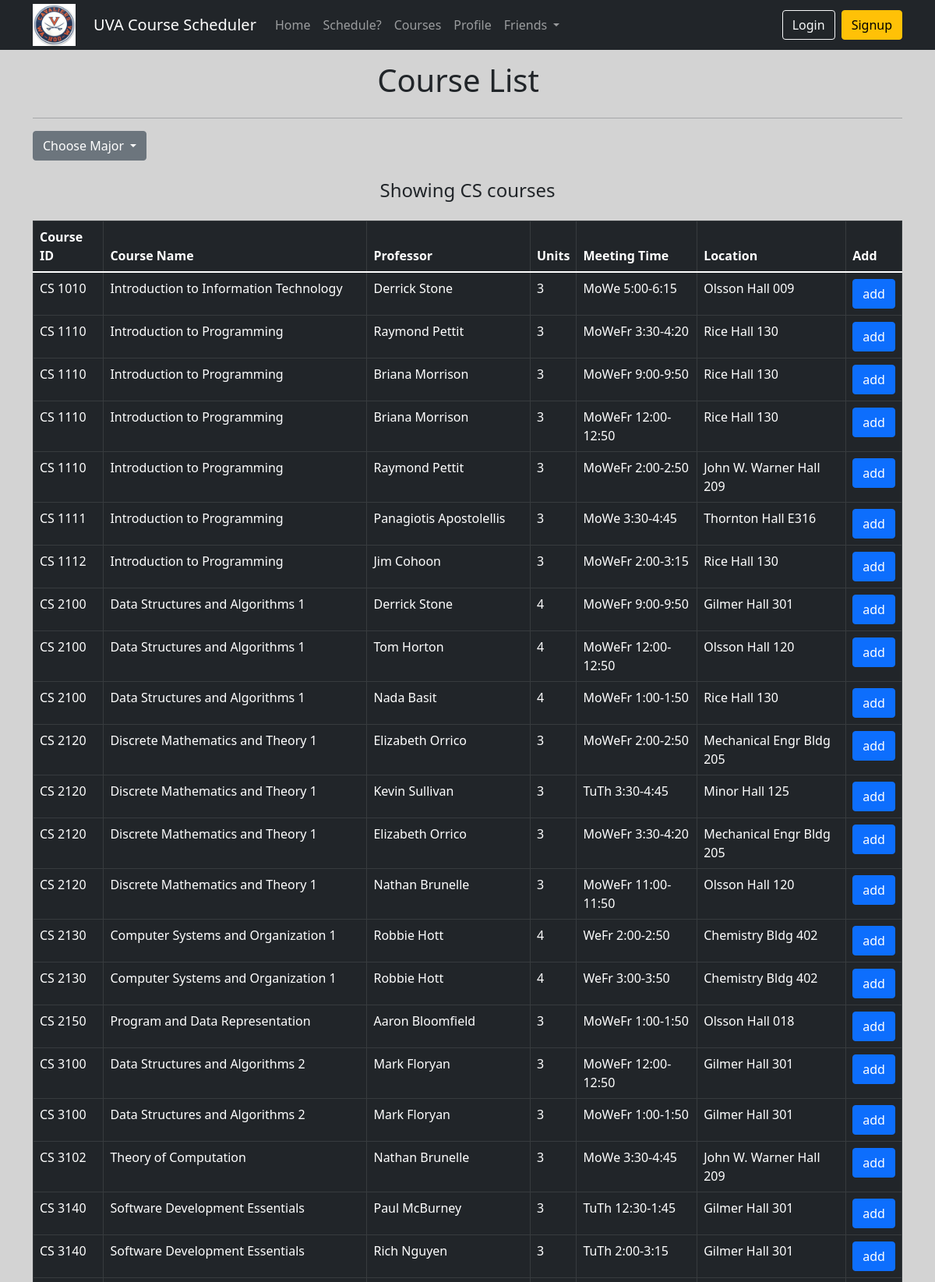
The page /?command=allCourses&subject=CS (upper part) on the database its author committed.
### tables this page shows
CREATE TABLE `course` (
  `courseId` int(11) NOT NULL,
  `semesterId` int(11) DEFAULT NULL,
  `courseName` text DEFAULT NULL,
  `courseNumber` int(11) DEFAULT NULL,
  `subject` text DEFAULT NULL,
  `professor` text DEFAULT NULL,
  `creditHours` int(11) DEFAULT NULL,
  `days` text DEFAULT NULL,
  `time` text DEFAULT NULL,
  `location` text DEFAULT NULL
);

### index.php (called while the page is built, shortened)
<?php
$command = "home";
if (isset($_GET["command"]))
    $command = $_GET["command"];
$application = new BaseController($command);
$application->run();

### classes/Database.php (called while the page is built, shortened)
<?php
class Database {
    private $mysqli;
    public function __construct() {
        $this->mysqli = new mysqli(Config::$db["host"], Config::$db["user"],
                                   Config::$db["pass"], Config::$db["database"]);
    }
    public function query($query, $bparam=null, ...$params) {
        $stmt = $this->mysqli->prepare($query);
        if ($bparam != null)
            $stmt->bind_param($bparam, ...$params);
        if (!$stmt->execute()) {
            return false;
        }
        if (($res = $stmt->get_result()) !== false) {
            return $res->fetch_all(MYSQLI_ASSOC);
        }
        return true;
    }
}

### templates/allCourses.php (the view, shortened to what this page needs)
<!DOCTYPE html>
<html>
    <head>
        <link href="https://cdn.jsdelivr.net/npm/bootstrap@5.1.1/dist/css/bootstrap.min.css" rel="stylesheet">
    </head>
    <body style="background-color: lightgray">
    <?php
        include "templates/navbar.php";
    ?>
        <div class="container" style="margin-top: 15px;">
            <div class="row col-md-12" style="text-align:center">
                <h1>Course List</h1>
            </div>
            <hr>
            <div class="dropdown" style="align-self: end">
                <button class="btn btn-secondary dropdown-toggle" type="button" id="dropdownMenuButton" data-toggle="dropdown" aria-haspopup="true" aria-expanded="false">
                    Choose Major
                </button>
            </div><br>
            <div class="row">
            <h4 style="text-align: center"> Showing <?php echo $sub ?> courses</h4>
                <div class="col-md-12">
                    <p>
                        <?php
                            if (empty($courses)){
                                echo "<b>There are no courses yet. Add some.<b>";
                            }
                            else{
                                echo '<table class="table table-bordered table-dark">
                                <thead>
                                  <tr>
                                    <th scope="col">Course ID</th>
                                    <th scope="col">Course Name</th>
                                    <th scope="col">Professor</th>
                                    <th scope="col">Units</th>
                                    <th scope="col">Meeting Time</th>
                                    <th scope="col">Location</th>';
                                echo '<th scope="col">Add</th>';
                                echo '
                                  </tr>
                                </thead>
                                <tbody>';}
                                foreach ($courses as $key=>$value){
                                    echo '<tr>
                                    <td>'. $value["subject"] . " " . $value["courseNumber"]. '</td>
                                    <td>'. $value["courseName"].'</td>
                                    <td>'. $value["professor"].'</td>
                                    <td>'. $value["creditHours"].'</td>
                                    <td>'. $value["days"]." ". $value["time"].'</td>
                                    <td>'. $value["location"].'</td>
                                    <td>
                                        <form action="?command=addCourseFromAllCourses" method="post">
                                            <input type="submit" value="add" name="action" class="btn btn-primary" title="Add Course" />
                                            <input type="hidden" name="courseId" id="courseId" value='.$value["courseId"] .'/>
                                            <input type="hidden" name="courseDept" id="courseDept" value='. $sub .'/>
                                        </form>
                                    </td>
                                    </tr>';
                                }
                                echo '</tbody>
                                </table>';
                        ?>
                      </p>
                </div>
            </div>
        </div><br><br><br>
    </body>
</html>

### rows shown on the page
course: subject "CS", courseNumber "1010", courseName "Introduction to Information Technology", professor "Derrick Stone", creditHours "3", days "MoWe", time "5:00-6:15", location "Olsson Hall 009"
course: subject "CS", courseNumber "1110", courseName "Introduction to Programming", professor "Raymond Pettit", creditHours "3", days "MoWeFr", time "3:30-4:20", location "Rice Hall 130"
course: subject "CS", courseNumber "1110", courseName "Introduction to Programming", professor "Briana Morrison", creditHours "3", days "MoWeFr", time "9:00-9:50", location "Rice Hall 130"
course: subject "CS", courseNumber "1110", courseName "Introduction to Programming", professor "Briana Morrison", creditHours "3", days "MoWeFr", time "12:00-12:50", location "Rice Hall 130"
course: subject "CS", courseNumber "1110", courseName "Introduction to Programming", professor "Raymond Pettit", creditHours "3", days "MoWeFr", time "2:00-2:50", location "John W. Warner Hall 209"
course: subject "CS", courseNumber "1111", courseName "Introduction to Programming", professor "Panagiotis Apostolellis", creditHours "3", days "MoWe", time "3:30-4:45", location "Thornton Hall E316"
course: subject "CS", courseNumber "1112", courseName "Introduction to Programming", professor "Jim Cohoon", creditHours "3", days "MoWeFr", time "2:00-3:15", location "Rice Hall 130"
course: subject "CS", courseNumber "2100", courseName "Data Structures and Algorithms 1", professor "Derrick Stone", creditHours "4", days "MoWeFr", time "9:00-9:50", location "Gilmer Hall 301"
course: subject "CS", courseNumber "2100", courseName "Data Structures and Algorithms 1", professor "Tom Horton", creditHours "4", days "MoWeFr", time "12:00-12:50", location "Olsson Hall 120"
course: subject "CS", courseNumber "2100", courseName "Data Structures and Algorithms 1", professor "Nada Basit", creditHours "4", days "MoWeFr", time "1:00-1:50", location "Rice Hall 130"
course: subject "CS", courseNumber "2120", courseName "Discrete Mathematics and Theory 1", professor "Elizabeth Orrico", creditHours "3", days "MoWeFr", time "2:00-2:50", location "Mechanical Engr Bldg 205"
course: subject "CS", courseNumber "2120", courseName "Discrete Mathematics and Theory 1", professor "Kevin Sullivan", creditHours "3", days "TuTh", time "3:30-4:45", location "Minor Hall 125"
course: subject "CS", courseNumber "2120", courseName "Discrete Mathematics and Theory 1", professor "Elizabeth Orrico", creditHours "3", days "MoWeFr", time "3:30-4:20", location "Mechanical Engr Bldg 205"
course: subject "CS", courseNumber "2120", courseName "Discrete Mathematics and Theory 1", professor "Nathan Brunelle", creditHours "3", days "MoWeFr", time "11:00-11:50", location "Olsson Hall 120"
course: subject "CS", courseNumber "2130", courseName "Computer Systems and Organization 1", professor "Robbie Hott", creditHours "4", days "WeFr", time "2:00-2:50", location "Chemistry Bldg 402"
course: subject "CS", courseNumber "2130", courseName "Computer Systems and Organization 1", professor "Robbie Hott", creditHours "4", days "WeFr", time "3:00-3:50", location "Chemistry Bldg 402"
course: subject "CS", courseNumber "2150", courseName "Program and Data Representation", professor "Aaron Bloomfield", creditHours "3", days "MoWeFr", time "1:00-1:50", location "Olsson Hall 018"
course: subject "CS", courseNumber "3100", courseName "Data Structures and Algorithms 2", professor "Mark Floryan", creditHours "3", days "MoWeFr", time "12:00-12:50", location "Gilmer Hall 301"
course: subject "CS", courseNumber "3100", courseName "Data Structures and Algorithms 2", professor "Mark Floryan", creditHours "3", days "MoWeFr", time "1:00-1:50", location "Gilmer Hall 301"
course: subject "CS", courseNumber "3102", courseName "Theory of Computation", professor "Nathan Brunelle", creditHours "3", days "MoWe", time "3:30-4:45", location "John W. Warner Hall 209"
course: subject "CS", courseNumber "3140", courseName "Software Development Essentials", professor "Paul McBurney", creditHours "3", days "TuTh", time "12:30-1:45", location "Gilmer Hall 301"
course: subject "CS", courseNumber "3140", courseName "Software Development Essentials", professor "Rich Nguyen", creditHours "3", days "TuTh", time "2:00-3:15", location "Gilmer Hall 301"

### other values the page prints
$sub "CS"
